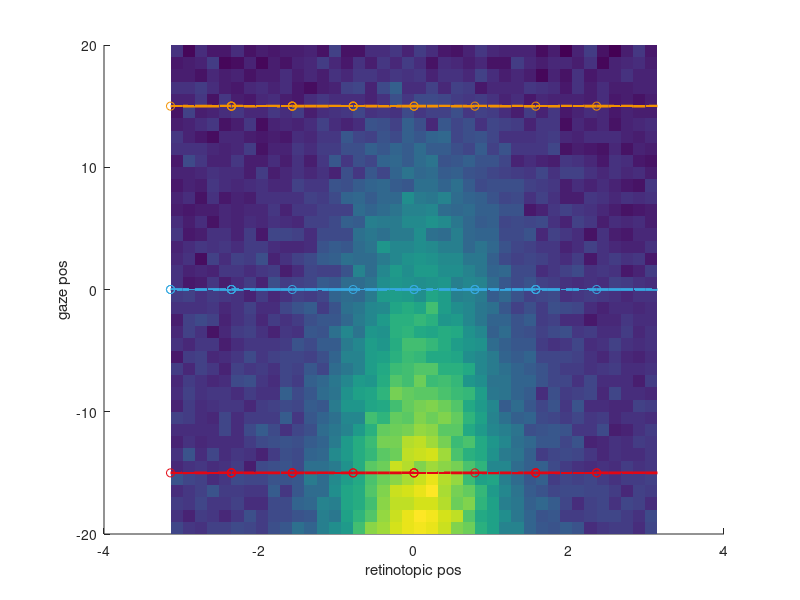
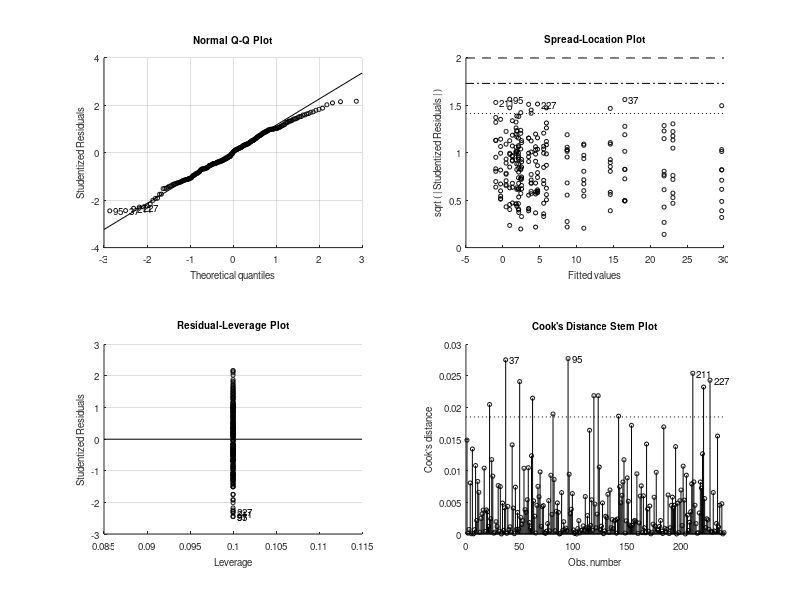

These charts were generated, in order, by the following MATLAB code: (Note: this script raises an error after producing the figures.)
function testsim_gain_field_dPulv2017(modulation_type)
% simulations of gain field effects and significance, including von Mises fitting
% see also testsim_gain_field for more generic version
% see also testsim_lip_activity_profile

if nargin < 1,
    modulation_type = 'linear_gain';
end


Noise		= 5;	% Firing rate noise
n_trials_per_cond = 10;

%
bootstrap_method='hierarchical';

% retinotopic Gaussian RF

Center              = 0;	% deg
Amplitude           = 50;	% spikes/s, RF response peak
UnmodulatedFR       = 5;	% spikes/s, ongoing/unmodulated firing
Sigma               = pi/4;	% tuning width
target_positions    = [-pi -pi*3/4 -pi/2 -pi/4 0 pi/4 pi/2 pi*3/4]; % retinotopic position
gaze_positions      = [-15 0 15];
retpos_continous	= -pi:pi/20:pi; % retinotopic position
gazepos_continous	= -20:20;       % gaze position

R		= 1/(sqrt(2*pi)*Sigma)*exp(-(retpos_continous - Center).^2/(2*Sigma^2)); % Gaussian RF profile
% R		= ones(size(retpos)); % no target position modulation
R		= UnmodulatedFR + R/max(R)*Amplitude;

n_trials_per_gaze=numel(target_positions)*n_trials_per_cond;

% target_positions2D_a =  [10    5 0  -5 -10  -5  0   5];
% target_positions2D_b =  [0.001 5 10 5 0.001 -5 -10 -5];
% target_positions2D = complex(target_positions2D_a,target_positions2D_b); % for MANOVA1 analysis


gaze_col = {'r' 'g' 'b'};

gaze_col_rgb = [227 6 19; 54 169 225; 243 146 0]/255;

% some additional comments to be detected in GitHub

switch modulation_type % eye position modulation type
    
    case 'linear_gain' %
        
        % E = interp1([gazepos(1) gazepos(end)],[-10 10],gazepos); % Gaze effect: leads to "loss" of main target effect
        % E = interp1([gazepos(1) 0 gazepos(end)],[10 0 10],gazepos); % Gaze effect: bidirectinal increase from center
        E = interp1([gazepos_continous(1) gazepos_continous(end)],[0.7 0],gazepos_continous); % Gaze effect: standard monotonic unidirectional
        % E = interp1([gazepos(1) gazepos(end)],[1 0.3],gazepos); % For CNL evaluatiom poster
        for k = 1:n_trials_per_cond
            FR(:,:,k) = E'*R + Noise*randn(length(gazepos_continous),length(retpos_continous)); % one trial
        end
        
    case 'linear_addition'
        E = interp1([gazepos_continous(1) gazepos_continous(end)],[10 0],gazepos_continous); % Gaze effect
        for k = 1:n_trials_per_cond
            FR(:,:,k) = 1*ones(size(gazepos_continous))'*R + 1*E'*ones(size(retpos_continous)) + Noise*randn(length(gazepos_continous),length(retpos_continous)); % one trial
        end
end

for g = 1:length(gaze_positions)
    col=gaze_col_rgb(g,:);
    gazepos_idx = find(gazepos_continous == gaze_positions(g));
    for t=1:length(target_positions)
        retpos_idx = find(retpos_continous == target_positions(t));
        for k = 1:1:n_trials_per_cond
            FRtarget(t,g,k) = FR(gazepos_idx,retpos_idx,k);
        end
    end
end

t_anova	= repmat(target_positions',[1,size(FRtarget,2),size(FRtarget,3)]);
g_anova	= repmat(gaze_positions,[size(FRtarget,1),1,size(FRtarget,3)]);


FRmean = mean(FR,3);
%FRmean = 1*ones(size(gazepos))'*R + 1*E'*ones(size(retpos)); % For CNL evaluatiom poster

% Plotting
figure;
surface(retpos_continous,gazepos_continous,FRmean); shading flat; hold on;
for g=1:numel(gaze_positions)
    plot3(retpos_continous,gaze_positions(g)*ones(size(retpos_continous)),FRmean(gazepos_continous == gaze_positions(g),:),'Color',gaze_col_rgb(g,:),'LineWidth',2);
    plot3(reshape(t_anova(:,g,:),1,n_trials_per_gaze),reshape(g_anova(:,g,:),1,n_trials_per_gaze),reshape(FRtarget(:,g,:),1,n_trials_per_gaze),'o','Color',gaze_col_rgb(g,:));
end
xlabel('retinotopic pos');
ylabel('gaze pos');



% von Mises
F = @(a,x) a(3)+a(1)*exp(cos(x-a(2))*a(4))*exp(a(4)*-1);
opts = optimset('lsqcurvefit');
opts.Display='off';

% ANOVA
%FRtarget4ANOVA	= FRtarget(:);t_anova=t_anova(:); g_anova=g_anova(:);


pct1 = 100*0.05/2; % alpha 0.05
pct2 = 100-pct1;
Positions=t_anova(:);
angles=Positions;
Gazes=g_anova(:);
FR_vectors=FRtarget(:).*exp(1i*Positions);
unique_positions=unique(Positions);
unique_lines_effector=numel(unique(Gazes));
FRs=FRtarget(:);
[p,table,stats,terms] = anovan(FRs,[Positions Gazes],'model','full','varnames',{'target' 'gaze'});
% c = multcompare(stats)

if 0 % one-way vs two-way ANOVA on gaze
    % the question here if presence of another factor (target position) affects the first factor, e.g. in the initial fixation period
    % for this, we should remove the the effect of target position from the simulation, set "no target position modulation" above
    [p,table,stats,terms] = anovan(FRtarget(:),g_anova(:),'model','full','varnames',{'gaze'});
    
    
end % of one-way vs two-way ANOVA on gaze


if 0 % MANOVA1, I do not think it is an appropriate test to detect gain field or a shift in a RF, due to huge variance
    % (but we use some of the code for the bootstrp (see next case))
    
    FRtarget4MANOVA1 = [];
    FRtarget4BOOTCI  = [];
    FRpositions4MANOVA1=[];
    FR4BOOTCI	 = [];
    
    gaze_pos4MANOVA1 = [];
    figure;
    
    
    for g = 1:length(gaze_positions)
        for t=1:length(target_positions)-1,
            
            FRtarget4MANOVA1_ = squeeze(FRtarget(t,g,:))*target_positions2D(t)/abs(target_positions2D(t)); % original Lukas formulation
            FRpositions4MANOVA1_ = repmat([target_positions2D(t) gaze_positions(g)],numel(FRtarget4MANOVA1_),1); % original Lukas formulation
            
            plot(FRtarget4MANOVA1_,'.','Color',gaze_col_rgb(g,:)); hold on;
            
            % FOR ANOVA
            FRtarget4MANOVA1	= [FRtarget4MANOVA1; [real(FRtarget4MANOVA1_) imag(FRtarget4MANOVA1_)]];
            gaze_pos4MANOVA1	= [gaze_pos4MANOVA1; g*ones(n_trials_per_cond,1)];
            % FOR BOOTCI
            FRpositions4MANOVA1     = [	FRpositions4MANOVA1;FRpositions4MANOVA1_];
            FRtarget4BOOTCI         = [FRtarget4BOOTCI; FRtarget4MANOVA1_];
            
            % here we define the indexes that later are used to do hierarchical bootstraping
            indexes_per_position{g,t}=find(FRpositions4MANOVA1(:,1)==target_positions2D(t) & FRpositions4MANOVA1(:,2)==gaze_positions(g));
        end
        plot(mean(FRtarget4MANOVA1(gaze_pos4MANOVA1==g,1)), mean(FRtarget4MANOVA1(gaze_pos4MANOVA1==g,2)),'*','Color',gaze_col_rgb(g,:)); % vector mean
        
    end
    axis equal
    % plot(FRtarget4MANOVA1(:,1), FRtarget4MANOVA1(:,2),'.');
    
    % [D, p] = manova1(FRtarget4MANOVA1,gaze_pos4MANOVA1) % see testsim_manova1.m
    
end % of MANOVA1

if 1 % test gain field via bootstrap - on trial-by-trial FR vectors per target in a complex 2D space, abs and angle, NEEDS FRtarget4BOOTCI
    n_iterations_bootstrap = 1000;
    
    LB=double([0                 -pi    min(FRs)        1/pi]); %% Amplitude Direction Baseline Width
    UB=double([max([FRs;1])*1.3  pi     max([FRs;1])    10000]);%% Amplitude Direction Baseline Width
    X0=double([max(FRs)          0      min(FRs)        4/pi]); %% Amplitude Direction Baseline Width
    for lin = 1:max(unique_lines_effector)
        tr=Gazes'==gaze_positions(lin);
        mean_FR_angle=angle(mean(FR_vectors(tr)));
        %FRtarget4BOOTCI_ = FRtarget4BOOTCI(gaze_pos4MANOVA1==lin);
        
        %% bootstrapping
        n_samples_per_bootstrap=NaN;
        for p=1:numel(unique_positions)
            idexes_per_position{p}=find(Positions==unique_positions(p) & tr');
            FR_vector_per_position(p)=nanmean(FR_vectors(idexes_per_position{p}));
            n_samples_per_bootstrap=min([n_samples_per_bootstrap, numel(idexes_per_position{p})]);
        end
        
        if n_samples_per_bootstrap>=1%here should actually be 5!?
            for k=1:n_iterations_bootstrap
                idx_idx=cellfun(@(x) x(randsample(numel(x),10,true)),idexes_per_position,'Uniformoutput',false);
                idx_idx=[idx_idx{:}];
                bootstat(k,:)=[abs(nansum(FR_vectors(idx_idx(:)))/size(idx_idx,1)) angle(nansum(FR_vectors(idx_idx(:))/size(idx_idx,1))) 0 pi/4];
                bootstat_fit(k,:)=lsqcurvefit(F,double(X0),double(angles(idx_idx(:))),double(FRs(idx_idx(:))),LB,UB,opts);
            end
        else
            bootstat=single(NaN(n_iterations_bootstrap,4));
        end
        
        bootstat(:,2) = mod(bootstat(:,2)-mean_FR_angle+5*pi,2*pi)-pi+mean_FR_angle; % shift so CIs are around the mean
        bootstraped(lin).CI_amp   = [prctile(bootstat(:,1),pct1,1) nanmean(bootstat(:,1)) prctile(bootstat(:,1),pct2,1)];
        bootstraped(lin).CI_angle = [prctile(bootstat(:,2),pct1,1) nanmean(bootstat(:,2)) prctile(bootstat(:,2),pct2,1)];
        bootstraped(lin).CI_base  = [prctile(bootstat_fit(:,3),pct1,1) nanmean(bootstat_fit(:,3)) prctile(bootstat_fit(:,3),pct2,1)];
        bootstraped(lin).CI_kappa = [prctile(bootstat_fit(:,4),pct1,1) nanmean(bootstat_fit(:,4)) prctile(bootstat_fit(:,4),pct2,1)];
        
        bootstraped(lin).FR_vectors                 = bootstat(:,1).*exp(1i*bootstat(:,2));
        bootstraped(lin).mean_FR_vector             = nanmean(bootstraped(lin).FR_vectors);
        bootstraped(lin).original_mean_FR_vector    = nansum(FR_vector_per_position);
        % for plotting
        bootstraped(lin).mean_amp   = nanmean(bootstat(:,1));
        bootstraped(lin).mean_angle = mean(bootstat(:,2));
        bootstraped(lin).mean_base  = mean(bootstat_fit(:,3));
        bootstraped(lin).mean_kappa = mean(bootstat_fit(:,4));
        % for CIs
        bootstraped(lin).raw_amp   = bootstat(:,1);
        bootstraped(lin).raw_angle = bootstat(:,2);
        bootstraped(lin).raw_base  = bootstat_fit(:,3);
        bootstraped(lin).raw_kappa = bootstat_fit(:,4);
        
        %
        %         bootstat1 = bootstat(:,1);
        %         bootstat2 = bootstat(:,2);
        %         % bootstat2 = unwrap(bootstat2); % not working well in real life examples, according to Lukas
        %         mean_FR_angle = angle(mean(FRtarget4BOOTCI_));
        %         bootstat2 =  mod(bootstat(:,2)-mean_FR_angle+5*pi,2*pi)-pi+mean_FR_angle; % Lukas
        %
        %         pct1 = 100*0.05/2; % alpha 0.05
        %         pct2 = 100-pct1;
        %
        %         lower = prctile(bootstat1,pct1,1);
        %         upper = prctile(bootstat1,pct2,1);
        %         ci1 =[lower;upper];
        %         CI1(:,g) = ci1;
        %         meanBS1(g) = mean(bootstat1);
        %         BOOTSTAT1(:,g) = bootstat1;
        %
        %         lower = prctile(bootstat2,pct1,1);
        %         upper = prctile(bootstat2,pct2,1);
        %         ci2 =[lower;upper];
        %         CI2(:,g) = ci2;
        %         meanBS2(g) = mean(bootstat2);
        %
        %         subplot(1,2,1)
        %
        %         hp = polar([meanBS2(g) meanBS2(g)],[ci1(1) ci1(2)]); set(hp,'Color',gaze_col_rgb(g,:),'LineWidth',2); hold on;
        %
        %         th = linspace( ci2(1), ci2(2), 10);
        %         hp = polar(th,meanBS1(g)*ones(size(th)),[gaze_col{g}]); set(hp,'Color',gaze_col_rgb(g,:),'LineWidth',2);
        %         polar(angle(mean(FRtarget4BOOTCI_)),abs(mean(FRtarget4BOOTCI_)),'ko'); hold on
        %         polar(meanBS2(g),meanBS1(g),'kx');
        %
        %         subplot(1,2,2);
        %         hp = polar(bootstat2,bootstat1,[gaze_col{g} '.']); hold on
        %         set(hp,'Color',gaze_col_rgb(g,:));
        %
        
    end
    
    %% significance with CI overlap
    CI1=vertcat(bootstraped.CI_amp);
    Lower_bound=CI1(:,1);
    Mean_values=CI1(:,2);
    Upper_bound=CI1(:,3);
    %sign_diff = ~(bsxfun( @le, Lower_bound, Mean_values' ) & bsxfun( @ge, Upper_bound, Mean_values' ));
    sign_diff = ~(bsxfun( @le, Lower_bound, Upper_bound' ) & bsxfun( @ge, Upper_bound, Lower_bound' ));
    significant_gain1=any(any(sign_diff));
    
    for c_s=1:numel(bootstraped)+1 %% shifting always one by 2 pi to find overlaps around 0
        CI1=vertcat(bootstraped.CI_angle);
        if c_s<numel(bootstraped)
            CI1(c_s,:)= CI1(c_s,:)+2*pi;
        end
        Lower_bound=CI1(:,1);
        Mean_values=CI1(:,2);
        Upper_bound=CI1(:,3);
        %sign_diff = ~(bsxfun( @le, Lower_bound, Mean_values' ) & bsxfun( @ge, Upper_bound, Mean_values' ));
        sign_diff = ~(bsxfun( @le, Lower_bound, Upper_bound' ) & bsxfun( @ge, Upper_bound, Lower_bound' ));
        %
        significant_shift(c_s)=any(any(sign_diff));
    end
    significant_shift1=all(significant_shift); % only true if CIs are not overlapping for any 2*pi shift
    
    %% significance with CIs of differences
    temp1=true(numel(bootstraped));
    [temp2 temp3]=ind2sub(size(temp1),find(temp1));
    comparison_matrix=[temp2(temp2<temp3) temp3(temp2<temp3)];
    for c_s=1:size(comparison_matrix,1) %% shifting always one by 2 pi to find overlaps around 0
        tt=bootstraped(comparison_matrix(c_s,1)).raw_amp-bootstraped(comparison_matrix(c_s,2)).raw_amp;
        CI1_diff(c_s,:)=[prctile(tt,pct1,1) prctile(tt,pct2,1)];
        
        tt=bootstraped(comparison_matrix(c_s,1)).raw_angle-bootstraped(comparison_matrix(c_s,2)).raw_angle;
        %tt=[tt tt+pi tt-pi tt+2*pi tt-2*pi tt*3+pi tt-3*pi tt+4*pi tt-4*pi];
        tt=[tt tt+2*pi tt-2*pi tt+4*pi tt-4*pi];% ti ti+2*pi ti-2+pi ti+4*pi ti-4*pi];
        [~,totest_for_CI_indexes]=min(abs(tt),[],2);
        tt=tt(sub2ind(size(tt),1:size(tt,1),totest_for_CI_indexes'))';
        CI2_diff(c_s,:)=[prctile(tt,pct1,1) prctile(tt,pct2,1)];
    end
    significant_gain2=any(CI1_diff(:,1)>0 | CI1_diff(:,2)<0);
    significant_shift2=any(CI2_diff(:,1)>0 | CI2_diff(:,2)<0);
    
    
    
    
    %
    %     % test significance
    %
    %     BOOTSTAT_DIFF(:,1) = BOOTSTAT1(:,1) - BOOTSTAT1(:,2);
    %     BOOTSTAT_DIFF(:,2) = BOOTSTAT1(:,1) - BOOTSTAT1(:,3);
    %     BOOTSTAT_DIFF(:,3) = BOOTSTAT1(:,2) - BOOTSTAT1(:,3);
    %
    %     H = 0;
    %
    %     for k = 1:3, % 3 pair combinations
    %
    %         ci_l = prctile(BOOTSTAT_DIFF(:,k),pct1,1);
    %         ci_u = prctile(BOOTSTAT_DIFF(:,k),pct2,1);
    %         ci_diff =[ci_l;ci_u];
    %
    %         if ci_diff(1)>0 || ci_diff(2)<0;
    %             H = 1;
    %         end
    %
    %     end
    %    decision = {'not significant','significant'};
    
    figure_handle=figure;
    linespec.visible='off';
    markersize=20;
    max_FR_vector=max(abs(vertcat(bootstraped.FR_vectors)));
    polar(0, max_FR_vector,linespec);
    hold on
    for lin=1:max(unique_lines_effector)
        scatter(real([bootstraped(lin).FR_vectors]),imag([bootstraped(lin).FR_vectors]),5,gaze_col_rgb(lin,:));
        FR_vector=bootstraped(lin).mean_FR_vector;
        original_FR_vector=bootstraped(lin).original_mean_FR_vector;
        FR_Amp_CI=bootstraped(lin).CI_amp([1,end])*FR_vector/abs(FR_vector);
        FR_Ang_CI=exp(1i*bootstraped(lin).CI_angle)*abs(FR_vector);
        FR_Ang_CI_rad=exp(1i*[bootstraped(lin).CI_angle(1):pi/100:bootstraped(lin).CI_angle(end) bootstraped(lin).CI_angle(end)])*abs(FR_vector);
        plot(real(original_FR_vector),imag(original_FR_vector),'h','markersize',markersize,'markeredgecolor','k','color',gaze_col_rgb(lin,:),'Markerfacecolor',gaze_col_rgb(lin,:));
        plot(real(FR_vector),imag(FR_vector),'s','markersize',markersize,'markeredgecolor','k','color',gaze_col_rgb(lin,:),'Markerfacecolor',gaze_col_rgb(lin,:));
        plot(real(FR_Amp_CI),imag(FR_Amp_CI),'d-','linewidth',3,'markersize',markersize,'markeredgecolor','k','color',gaze_col_rgb(lin,:));
        %plot(real(bootstraped(lin).CI_amp(2)*FR_vector),imag(bootstraped(lin).CI_amp(2)*FR_vector),'d','color',gaze_col_rgb(lin,:));
        plot(real(FR_Ang_CI(1)),imag(FR_Ang_CI(1)),'d','linewidth',3,'markersize',markersize,'markeredgecolor','k','color',gaze_col_rgb(lin,:));
        plot(real(FR_Ang_CI(end)),imag(FR_Ang_CI(end)),'d','linewidth',3,'markersize',markersize,'markeredgecolor','k','color',gaze_col_rgb(lin,:));
        line([real(FR_Ang_CI_rad)],[imag(FR_Ang_CI_rad)],'linewidth',3,'color',gaze_col_rgb(lin,:))
    end
    
    title(num2str([significant_gain1 significant_shift1 significant_gain2 significant_shift2]));
    
    
    
end % of if test gain field via bootstrap - on trial-by-trial FR vectors in 2D space

if 0 % test gain field via bootstrap - simple example on mean FR in each gaze position
    figure
    for g = 1:length(gaze_positions)
        FR = reshape(squeeze(FRtarget(:,g,:)),n_trials_per_cond*length(target_positions),1);
        meanFR = mean(FR);
        fun = @(x)mean(x);
        
        [ci,bootstat] = bootci(500, fun, FR);
        
        CI(:,g) = ci;
        meanBS(g) = mean(bootstat);
        plot(g,meanFR,'ko'); hold on
        plot(g,meanBS(g),'r.');
        plot(g,ci,'rs');
    end
    
end % of if test gain field via bootstrap - simple example on mean FR in each gaze position

if 0 % Test different ANOVA variants
    % 3 gaze positions, 2 or 3 targets, 10 trials
    
    Noise			= 1;	% Firing rate noise
    n_trials_per_cond	= 10;
    
    % variant 1: no main effects, only interaction
    FRtarget4ANOVA = repmat(reshape([	10 0
        0 10
        5 5],6,1),n_trials_per_cond,1) + Noise*randn(3*2*10,1);
    target_pos	= repmat([1;1;1;2;2;2],n_trials_per_cond,1);
    gaze_pos	= repmat([1;2;3;1;2;3],n_trials_per_cond,1);
    [p,table,stats,terms] = anovan(FRtarget4ANOVA,[target_pos gaze_pos],'model','full','varnames',{'target' 'gaze'});
    
    % variant 2: no main effects, only interaction
    FRtarget4ANOVA = repmat(reshape([	0 10
        5 5
        10 0],6,1),n_trials_per_cond,1) + Noise*randn(3*2*10,1);
    target_pos	= repmat([1;1;1;2;2;2],n_trials_per_cond,1);
    gaze_pos	= repmat([1;2;3;1;2;3],n_trials_per_cond,1);
    [p,table,stats,terms] = anovan(FRtarget4ANOVA,[target_pos gaze_pos],'model','full','varnames',{'target' 'gaze'});
    
    % variant 3: target effect and interaction
    FRtarget4ANOVA = repmat(reshape([	0 10 40
        5 15 30
        10 20 20],9,1),n_trials_per_cond,1) + Noise*randn(3*3*10,1);
    target_pos	= repmat([1;1;1;2;2;2;3;3;3],n_trials_per_cond,1);
    gaze_pos	= repmat([1;2;3;1;2;3;1;2;3],n_trials_per_cond,1);
    [p,table,stats,terms] = anovan(FRtarget4ANOVA,[target_pos gaze_pos],'model','full','varnames',{'target' 'gaze'});
    
end % of Test different ANOVA variants



